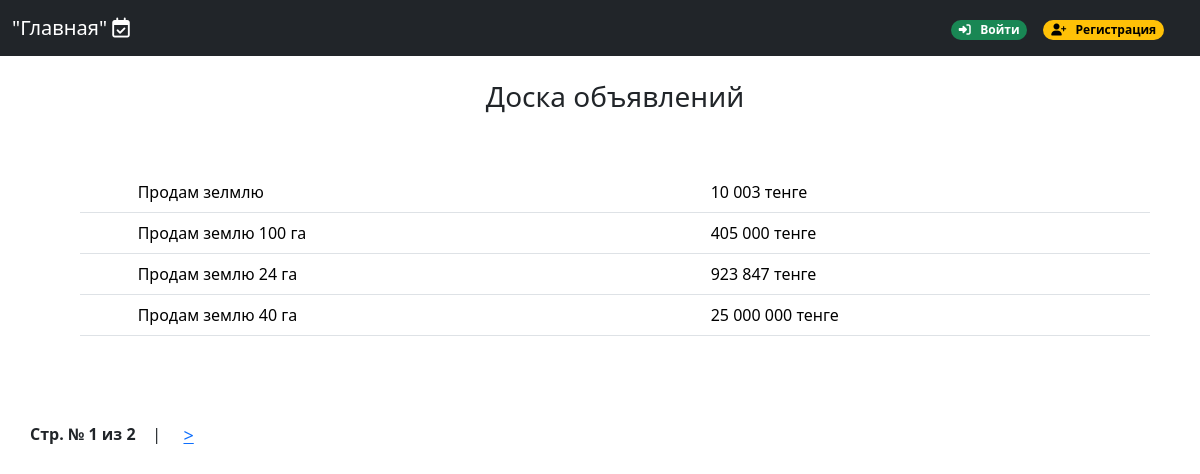
Before: /rubric/10/ with the older database file.
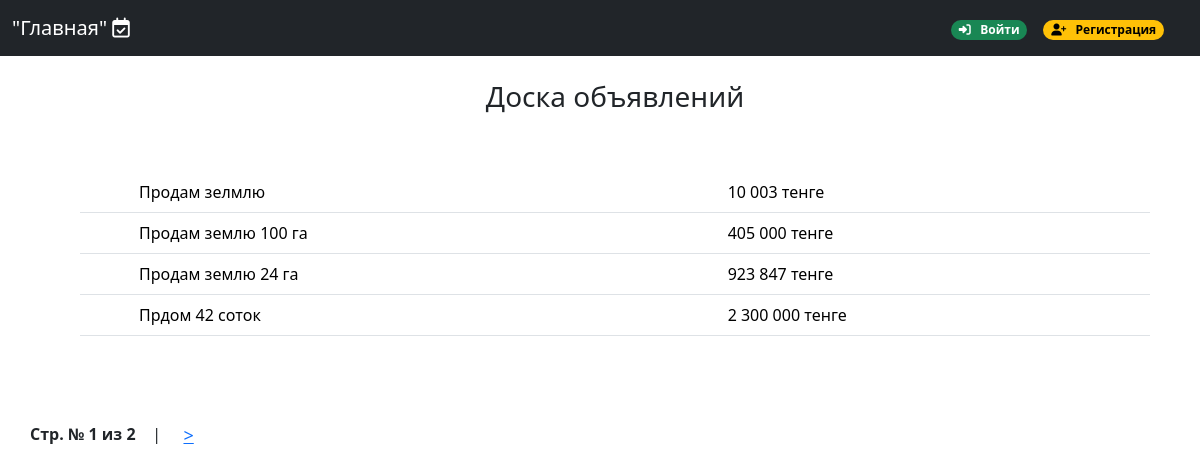
After: the same page with the newer database file.
### app/models.py (models this page shows, shortened)
class Post(models.Model):
    rubric = models.ForeignKey(Rubric, on_delete=models.PROTECT, verbose_name='Раздел')
    title = models.CharField(max_length=255, verbose_name='Заголовок')
    content = models.TextField(verbose_name='Описание')
    price = models.IntegerField(verbose_name='Цена')
    contact = models.TextField(verbose_name='Контакты')
    image = ThumbnailerImageField(verbose_name='Картинка', upload_to='posts', blank=True)
    created_at = models.DateTimeField(auto_now_add=True, verbose_name='Дата')
    author = models.ForeignKey(User, on_delete=models.CASCADE, verbose_name='Автор')

### app/views.py (the view)
# urls.py: path('rubric/<int:subrubric_pk>/', PostsView.as_view(), name='posts'),
class PostsView(View):
    def get(self, request, subrubric_pk):
        rubric = Rubric.objects.get(pk=subrubric_pk)
        posts = Post.objects.filter(rubric=rubric)
        paginator = Paginator(posts, 4)
        if 'page' in request.GET:
            page_num = request.GET['page']
        else:
            page_num = 1
        posts = paginator.get_page(page_num)
        context = {'page':posts}
        return render(request, 'posts.html', context)

### app/templatetags/custom_filters.py (called while the page is built)
@register.filter
def thousands_with_spaces(value):
    try:
        value = int(value) if isinstance(value, str) else value
        formatted_value = "{:,}".format(value).replace(",", " ")
        return formatted_value
    except (ValueError, TypeError):
        return value

### templates/posts.html (shortened to what this page needs)
{% extends "base.html" %}
{% load static %}
{% load custom_filters %}
{% block content %}
<h3 style="text-align: center;"> Доска объявлений </h3>
<div style="padding: 50px;">
    <table class="table">
        <tbody>
            {% for each in page %}
            <tr onclick="location.href='{% url 'post' subrubric_pk=each.rubric.pk post_pk=each.pk %}'" style="cursor: pointer;">
                <td> <img src="{{ each.image.lenta.url }}"> </td>
                <td> {{ each.title }} </td>
                <td> {{ each.price|thousands_with_spaces }} тенге <br>  </td>
            </tr>
            {% endfor %}
        </tbody>
    </table>
</div>
<div class="pagination">
    <span class="current">Стр. № {{ page.number }} из {{ page.paginator.num_pages }}</span>
    {% if page.has_next %}
        &nbsp; &nbsp; | &nbsp;&nbsp;
        <a href="?page={{ page.next_page_number }}"> &gt; </a>
    {% endif %}
</div>
{% endblock %}

### templates/base.html (shortened to what this page needs)
{% load static %}
<!DOCTYPE html>
<html lang="en">
    <head>
        <link
        href="https://cdn.jsdelivr.net/npm/bootstrap@5.3.2/dist/css/bootstrap.min.css"
        rel="stylesheet"
        />
    </head>
    <body>
        <nav class="navbar navbar-expand-md navbar-dark fixed-top bg-dark">
            <div class="container-fluid">
                <a class="navbar-brand" href="{% url 'home' %}"> "Главная" <i class="fa-regular fa-calendar-check"></i></a>
                <div class="offcanvas offcanvas-end text-bg-dark" tabindex="-1" id="offcanvasNavbar2" aria-labelledby="offcanvasNavbar2Label">
                    <div class="offcanvas-body">
                        <ul class="navbar-nav justify-content-end flex-grow-1 pe-3">
                            {% if request.user.is_authenticated %}
                            <li class="nav-item">
                                <a class="nav-link active" aria-current="page" href="{% url 'add_post' %}"><i class="fa-solid fa-list-check"></i> Добавить объявление</a>
                            </li>
                            <li class="nav-item">
                                <span class="nav-link active" aria-current="page"><span class="badge text-bg-success rounded-pill" > <i class="fa-regular fa-user"></i>   {{ request.user.username }} </span></span>
                            </li>
                            <li class="nav-item">
                                <form method="post" action="{% url 'logout' %}">
                                    {% csrf_token %}
                                    <span class="nav-link active" aria-current="page"><button type="submit" class="badge text-bg-warning rounded-pill"><i class="fa-solid fa-right-from-bracket"></i> Выйти</button></span>
                                </form>
                            </li>
                            {% else %}
                            <li class="nav-item">
                                <a class="nav-link active" aria-current="page" href="{% url 'login' %}"><span class="badge text-bg-success rounded-pill"><i class="fa-solid fa-right-to-bracket"></i> &nbsp Войти</span></a>
                            </li>
                            <li class="nav-item">
                                <a class="nav-link active" aria-current="page" href="{% url 'signup' %}"><span class="badge text-bg-warning rounded-pill">  <i class="fa-solid fa-user-plus"></i> &nbsp Регистрация</span></a>
                            </li>
                            {% endif %}
                        </ul>
                    </div>
                </div>
            </div>
        </nav>
    <div style="margin-top: 80px; margin-left:30px; margin-bottom: 40px;">
        {% block content %}
        {% endblock %}
    </div>
    </body>
</html>

Changed rows visible on the page:
removed Post: title "Продам землю 40 га", price|thousands_with_spaces "25 000 000"
now on this page (row unchanged): Post: title "Прдом 42 соток", price|thousands_with_spaces "2 300 000"
